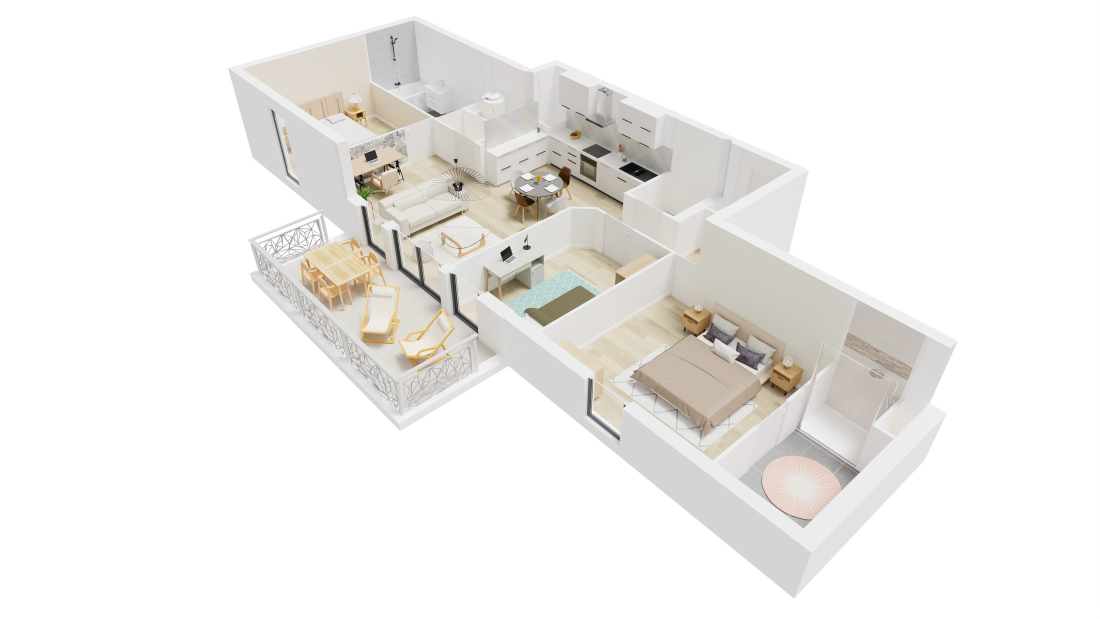
#> input picture img/lot01_00.jpg, 2200 x 1238 px (shown at 1/2 size)
$ python -i lotpoly.py   (imports and definitions only)
#> lines starting #> are read from the running program, lines starting #| are printed output that depends on the picture; after the words box and inside, x2 and y2 are one past the last pixel; in counts of white or black regions, pixels touching at a corner belong together
### work/wall.py
import cv2, numpy as np, sys
def wallmask(path, thr=242):
#> called with path = '../img/lot01_00.jpg', thr = 242
    im = cv2.imread(path); g = im.astype(int)
#> in wallmask, im is the input picture: shape (1238, 2200, 3); mean B, G, R 235.1, 237.5, 239
    mn = g.min(2); mx = g.max(2)
#> after `mn = g.min(2)`:
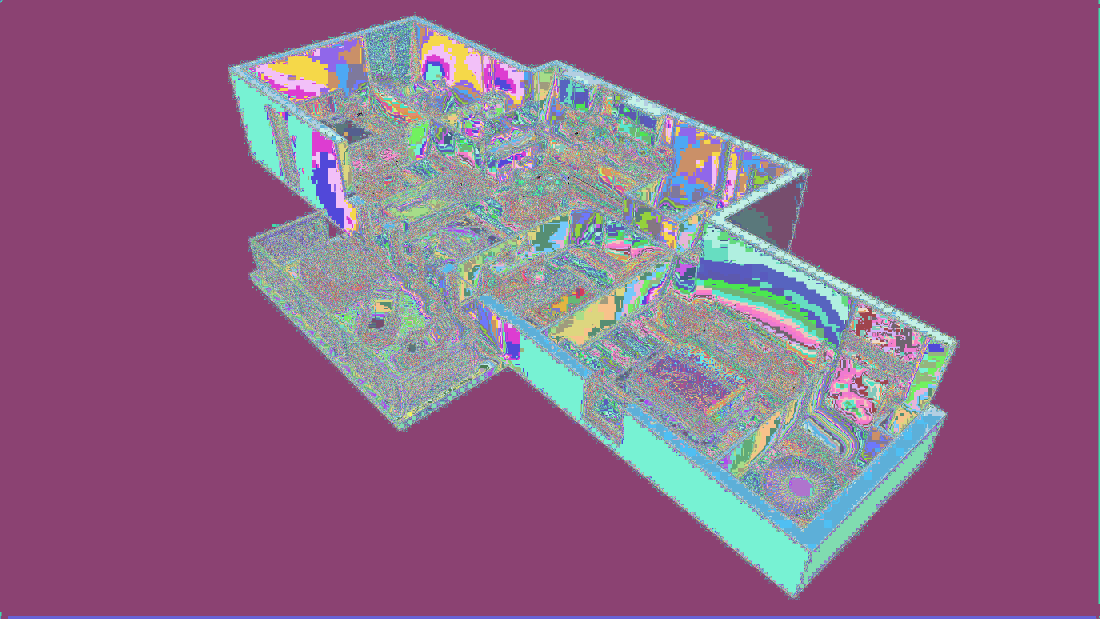
#> mn: shape (1238, 2200) int64 (shown at 1/2 size); 256 distinct labels, from 0 to 255; one colour per label, 0 black
#> after `mx = g.max(2)`:
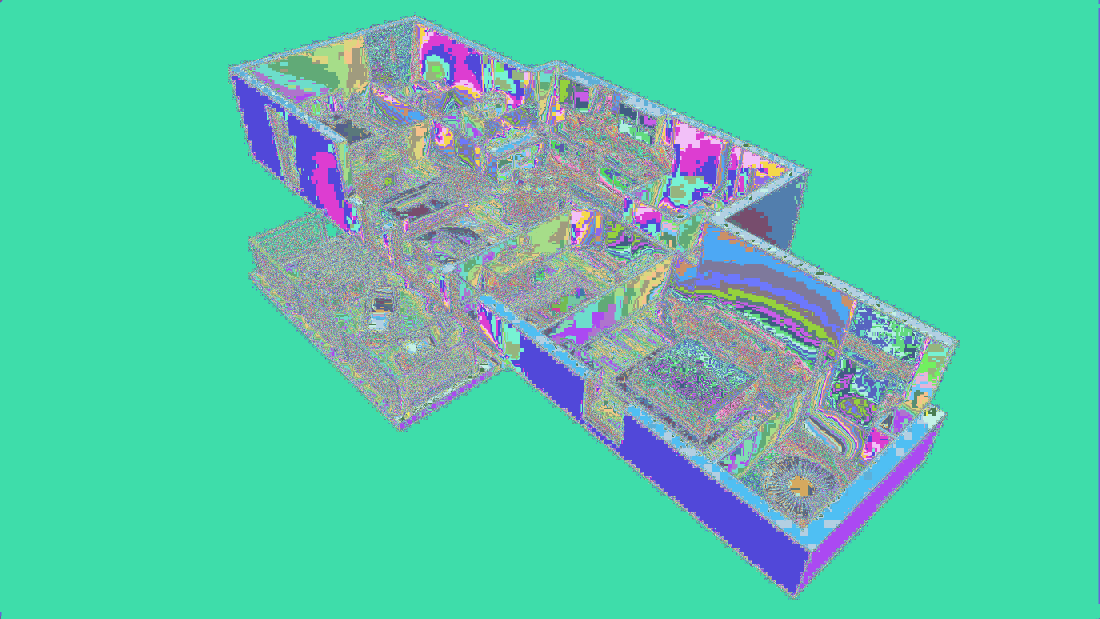
#> mx: shape (1238, 2200) int64 (shown at 1/2 size); 254 distinct labels, from 1 to 255; one colour per label, 0 black
    return im, ((mn >= thr) & (mx - mn < 12)).astype(np.uint8) * 255
# [7 lines that do not run on import are left out]

### work/lotpoly.py
import cv2, numpy as np
from wall import wallmask


def segment(path):
    im, m = wallmask(path)
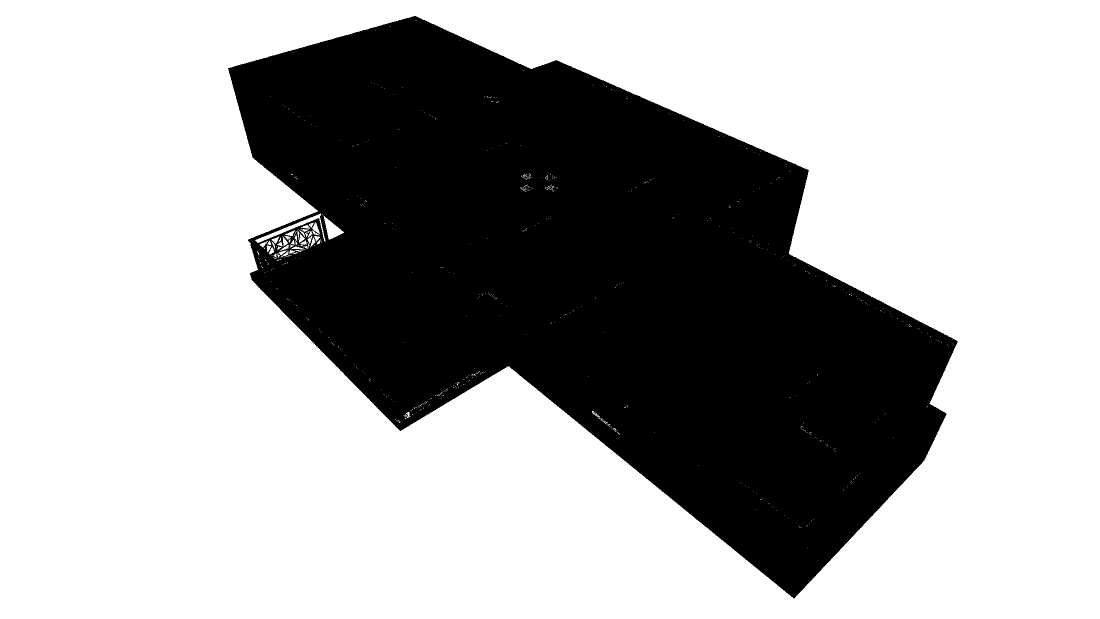
#> m: shape (1238, 2200) (shown at 1/2 size); 67% white; 10 black regions (9 under 20 px), largest, box (x1, y1, x2, y2) and area: (456, 32, 1915, 1197) 899798
    n, lab, st, _ = cv2.connectedComponentsWithStats(m)
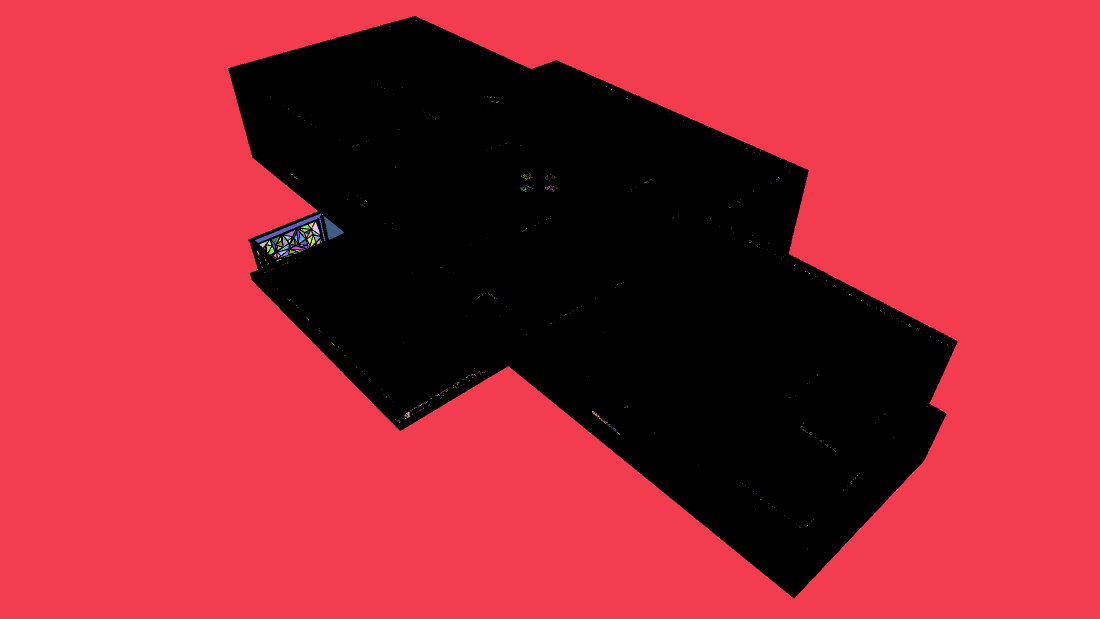
#> lab: shape (1238, 2200) int32 (shown at 1/2 size); 671 distinct labels, from 0 to 670; one colour per label, 0 black
#> n = 671; st = 671 rows, first 6: [456, 32, 1459, 1165, 899807], [0, 0, 2200, 1238, 1818136], [831, 40, 2, 2, 2], [779, 52, 2, 1, 2], [751, 60, 1, 1, 1], [919, 81, 1, 1, 1]
    H, Wd = m.shape
#> H = 1238; Wd = 2200
    inner = (st[1:, 0] > 0) & (st[1:, 1] > 0) & (st[1:, 0] + st[1:, 2] < Wd) & (st[1:, 1] + st[1:, 3] < H)
    k = 1 + np.argmax(np.where(inner, st[1:, 4], 0))
#> k = 195
    W = (lab == k).astype(np.uint8)
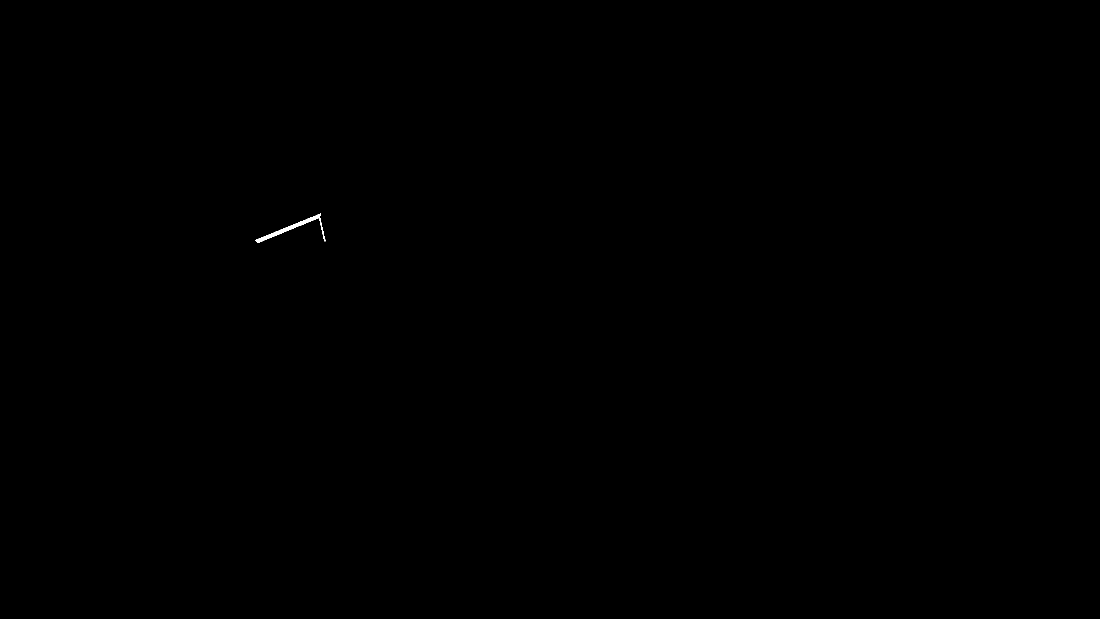
#> W: shape (1238, 2200) (shown at 1/2 size); values 0 (black) and 1 (white), 0.04% white; 1 white region
    cs, _ = cv2.findContours(W, cv2.RETR_EXTERNAL, cv2.CHAIN_APPROX_NONE)
#> cs = 1 contour; box (x1, y1, x2, y2) and area: (510, 427, 651, 486) 936
    outer = np.zeros_like(W); cv2.drawContours(outer, cs, -1, 1, -1)
    holes = (outer & (1 - W)).astype(np.uint8)
#> holes: shape (1238, 2200); every value is 0
    n2, lab2, st2, cen = cv2.connectedComponentsWithStats(holes, connectivity=4)
#> lab2: shape (1238, 2200) int32; every value is 0
#> n2 = 1; st2 = [[0, 0, 2200, 1238, 2723600]]; cen = [[1099.5, 618.5]]
    return im, W, lab2, st2, cen

def lot_contour(mask, close=31, eps=2.0):
    k = cv2.getStructuringElement(cv2.MORPH_ELLIPSE, (close, close))
    mk = cv2.morphologyEx(mask.astype(np.uint8), cv2.MORPH_CLOSE, k)
    cs, _ = cv2.findContours(mk, cv2.RETR_EXTERNAL, cv2.CHAIN_APPROX_NONE)
    c = max(cs, key=cv2.contourArea)
    ap = cv2.approxPolyDP(c, eps, True)[:, 0, :]
    return ap, c, mk

def segment_rooms(path, min_area=300):
    """Pieces = zones non blanches fermees (ne touchant pas le bord de l'image). Fonctionne meme si le dessus des
    murs touche le fond blanc."""
    im, m = wallmask(path)
    n, lab, st, cen = cv2.connectedComponentsWithStats((m == 0).astype(np.uint8), connectivity=4)
    H, W = m.shape
    border = (st[:, 0] == 0) | (st[:, 1] == 0) | (st[:, 0] + st[:, 2] >= W) | (st[:, 1] + st[:, 3] >= H)
    keep = (~border) & (st[:, 4] >= min_area); keep[0] = False
    lab = np.where(keep[lab], lab, 0)
    return im, (m > 0).astype(np.uint8), lab, st, cen

>>> result = segment('../img/lot01_00.jpg')
#> result = 5 items

$ run again, on img/lot01_01.jpg
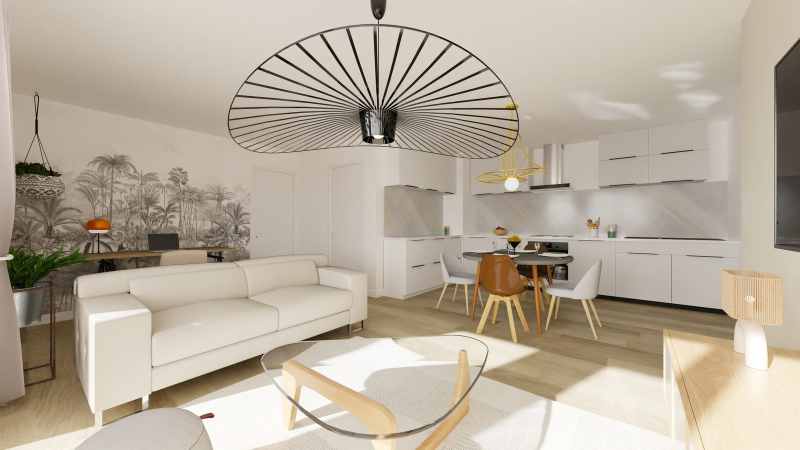
#> input picture img/lot01_01.jpg, 1600 x 900 px (shown at 1/2 size)
#> in wallmask, im is the input picture: shape (900, 1600, 3); mean B, G, R 156.9, 172.8, 183.9
#> m: shape (900, 1600); 3% white; 181 white regions (168 under 20 px), largest, box (x1, y1, x2, y2) and area: (369, 770, 640, 900) 16770, (1084, 805, 1342, 900) 11533, (626, 679, 897, 783) 9008
#> in segment, `n, lab, st, _ = cv2.connectedComponentsWithStats(m)`:
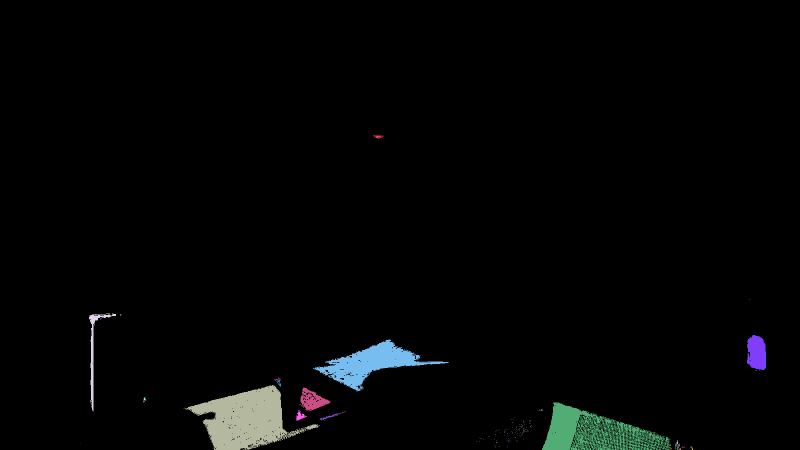
#> lab: shape (900, 1600) int32 (shown at 1/2 size); 182 distinct labels, from 0 to 181; one colour per label, 0 black
#> n = 182; st = 182 rows, first 6: [0, 0, 1600, 900, 1396999], [746, 271, 21, 6, 75], [1499, 598, 1, 1, 1], [212, 626, 8, 1, 8], [178, 627, 54, 196, 1260], [240, 629, 3, 2, 5]
#> k = 8
#> in segment, `W = (lab == k).astype(np.uint8)`:
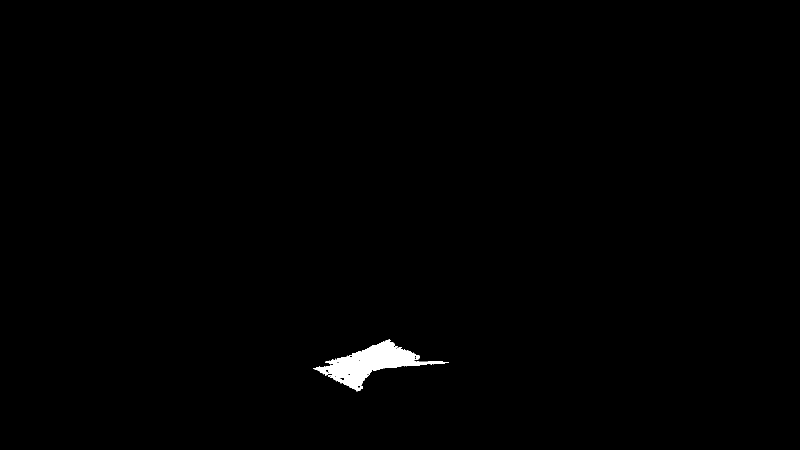
#> W: shape (900, 1600) (shown at 1/2 size); values 0 (black) and 1 (white), 0.63% white; 1 white region
#> cs = 1 contour; box (x1, y1, x2, y2) and area: (626, 679, 897, 783) 8848
#> outer: shape (900, 1600); values 0 (black) and 1 (white), 0.64% white; 1 white region, box (x1, y1, x2, y2) and area: (626, 679, 897, 783) 9265
#> holes: shape (900, 1600); values 0 (black) and 1 (white), 0.02% white in thin lines or dots, all inside (x1, y1, x2, y2) = (633, 695, 862, 781)
#> lab2: shape (900, 1600) int32; 64 distinct labels, from 0 to 63
#> n2 = 64; st2 = 64 rows, first 6: [0, 0, 1600, 900, 1439743], [784, 695, 2, 2, 3], [785, 702, 1, 1, 1], [803, 703, 3, 1, 3], [712, 709, 2, 1, 2], [824, 709, 2, 2, 3]; cen = 64 pairs, first value 633 to 861, second value 449.4 to 780
#> result = 5 items

$ run again, on img/lot01_02.jpg
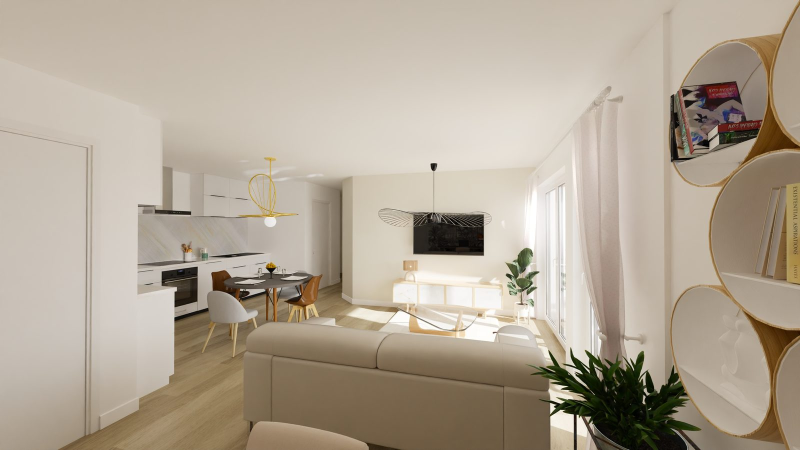
#> input picture img/lot01_02.jpg, 1600 x 900 px (shown at 1/2 size)
#> in wallmask, im is the input picture: shape (900, 1600, 3); mean B, G, R 149.7, 165.9, 177.7
#> in wallmask, `mx = g.max(2)`:
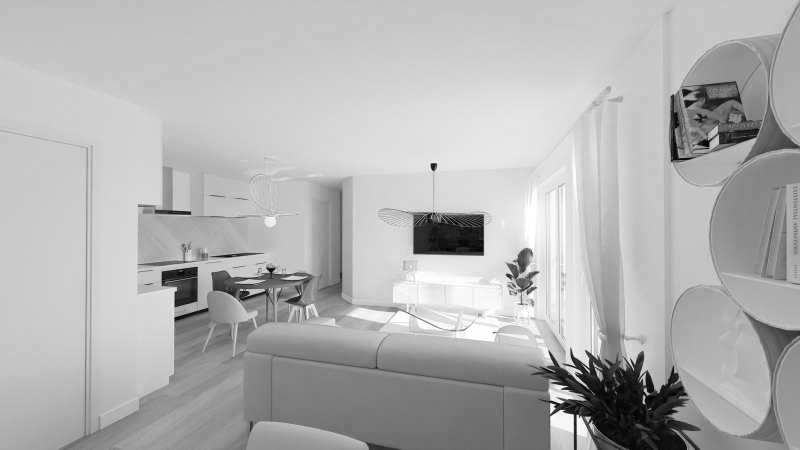
#> mx: shape (900, 1600) int64 (shown at 1/2 size); min 0, max 255, mean 177.9
#> in segment, `im, m = wallmask(path)`:
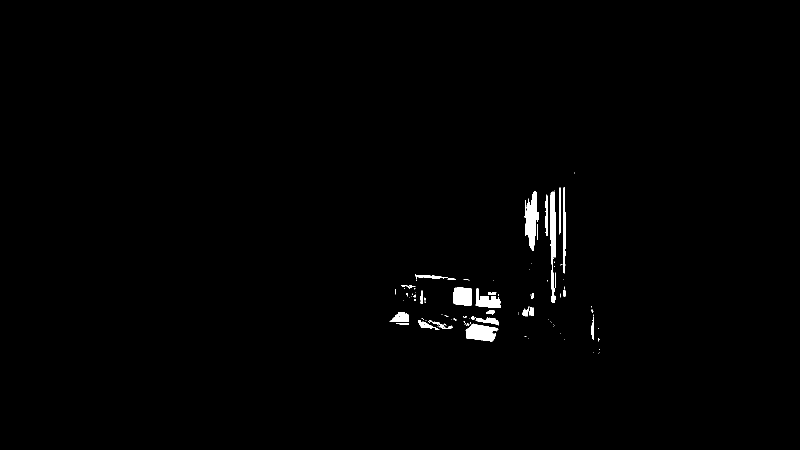
#> m: shape (900, 1600) (shown at 1/2 size); 0.79% white; 118 white regions (90 under 20 px), largest, box (x1, y1, x2, y2) and area: (1049, 383, 1076, 502) 1938, (931, 647, 997, 683) 1581, (1101, 383, 1111, 606) 1560
#> lab: shape (900, 1600) int32; 119 distinct labels, from 0 to 118
#> n = 119; st = 119 rows, first 6: [0, 0, 1600, 900, 1428560], [1149, 344, 1, 1, 1], [1149, 347, 1, 1, 1], [1119, 375, 3, 94, 207], [1126, 374, 5, 173, 677], [1109, 381, 1, 1, 1]
#> k = 6
#> W: shape (900, 1600); values 0 (black) and 1 (white), 0.13% white; 1 white region
#> cs = 1 contour; box (x1, y1, x2, y2) and area: (1049, 383, 1076, 502) 1748
#> holes: shape (900, 1600); every value is 0
#> lab2: shape (900, 1600) int32; every value is 0
#> n2 = 1; st2 = [[0, 0, 1600, 900, 1440000]]; cen = [[799.5, 449.5]]
#> result = 5 items

$ run again, on img/lot01_03.jpg
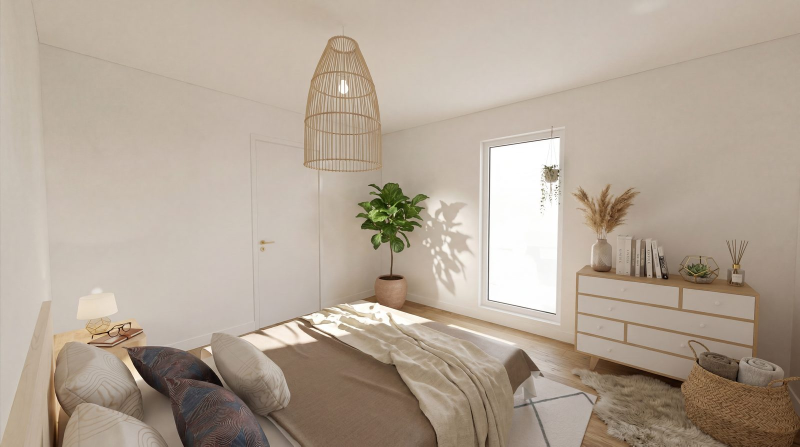
#> input picture img/lot01_03.jpg, 1600 x 893 px (shown at 1/2 size)
#> in wallmask, im is the input picture: shape (893, 1600, 3); mean B, G, R 150, 164.9, 178.7
#> m: shape (893, 1600); 3.1% white; 71 white regions (57 under 20 px), largest, box (x1, y1, x2, y2) and area: (978, 276, 1119, 626) 41974, (739, 608, 781, 651) 525, (635, 649, 688, 668) 447
#> in segment, `n, lab, st, _ = cv2.connectedComponentsWithStats(m)`:
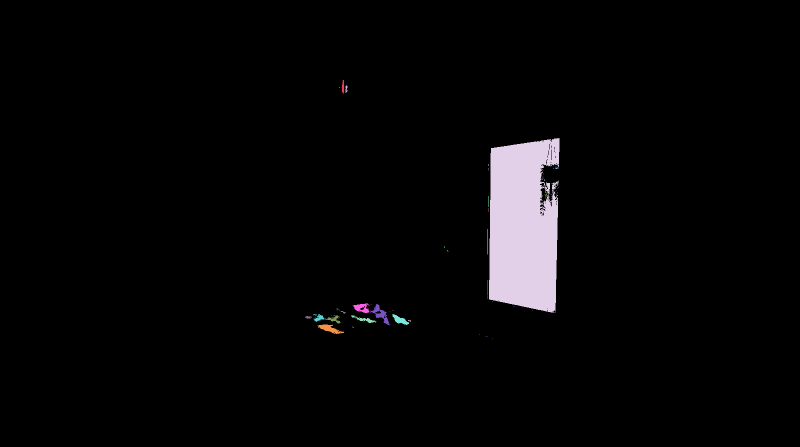
#> lab: shape (893, 1600) int32 (shown at 1/2 size); 72 distinct labels, from 0 to 71; one colour per label, 0 black
#> n = 72; st = 72 rows, first 6: [0, 0, 1600, 893, 1384109], [683, 160, 5, 27, 93], [691, 170, 4, 16, 45], [678, 174, 1, 2, 2], [978, 276, 141, 350, 41974], [977, 328, 1, 4, 4]
#> k = 4
#> in segment, `W = (lab == k).astype(np.uint8)`:
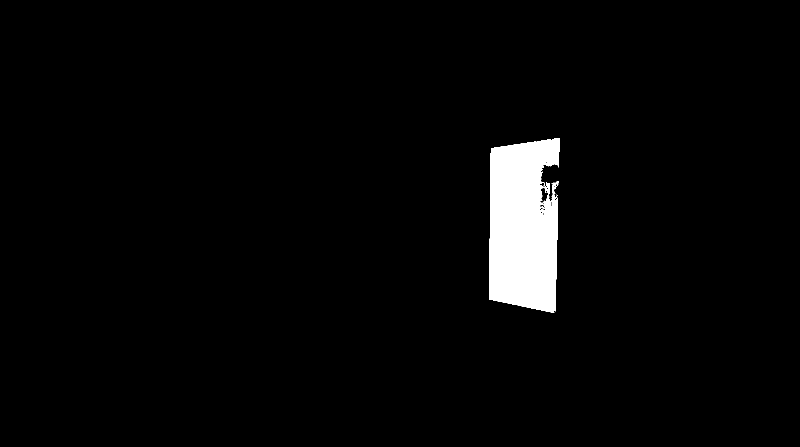
#> W: shape (893, 1600) (shown at 1/2 size); values 0 (black) and 1 (white), 2.9% white; 1 white region
#> cs = 1 contour; box (x1, y1, x2, y2) and area: (978, 276, 1119, 626) 41986
#> outer: shape (893, 1600); values 0 (black) and 1 (white), 3% white; 1 white region, box (x1, y1, x2, y2) and area: (978, 276, 1119, 626) 42583
#> holes: shape (893, 1600); values 0 (black) and 1 (white), 0.04% white; 57 white regions (53 under 20 px), largest, box (x1, y1, x2, y2) and area: (1080, 375, 1097, 408) 303, (1080, 409, 1091, 420) 55, (1080, 366, 1089, 374) 41, (1102, 299, 1103, 320) 21
#> lab2: shape (893, 1600) int32; 75 distinct labels, from 0 to 74
#> n2 = 75; st2 = 75 rows, first 6: [0, 0, 1600, 893, 1428191], [1115, 277, 2, 1, 2], [1105, 279, 2, 1, 2], [1101, 280, 1, 2, 2], [1085, 282, 2, 1, 2], [1077, 283, 3, 1, 3]; cen = 75 pairs, first value 799.4 to 1115.5, second value 277 to 623
#> result = 5 items
